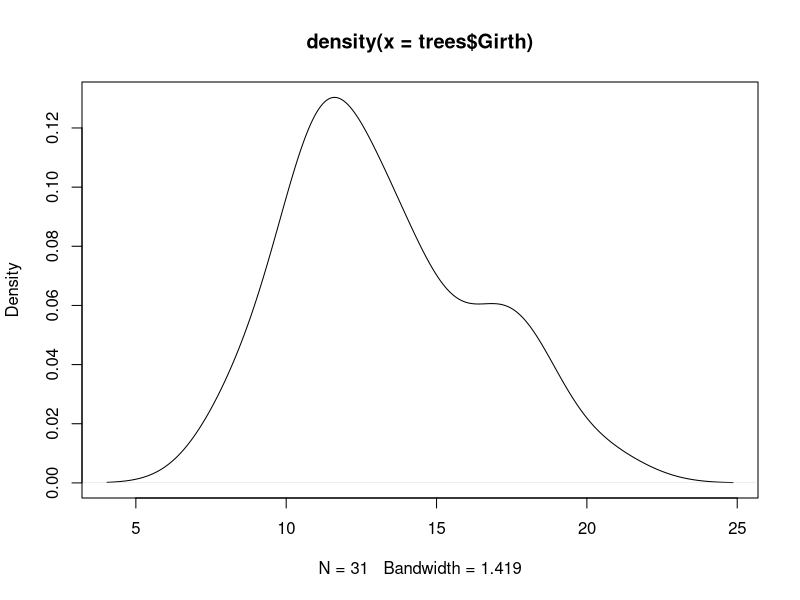
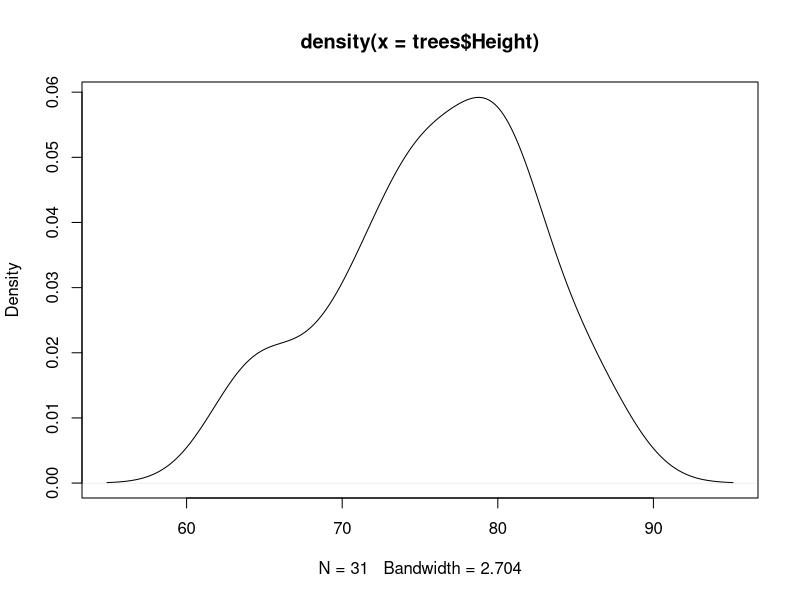
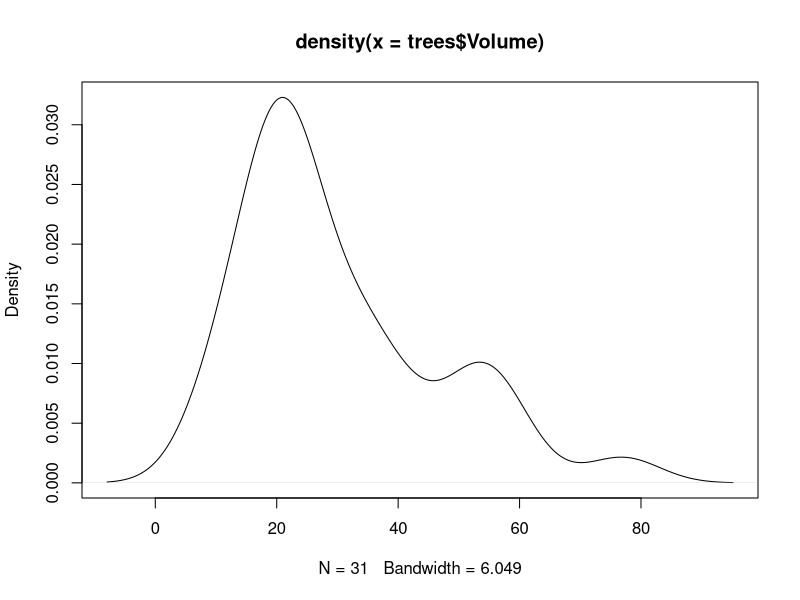

Source code (R) for these figures, in order:
## ---- chunk 1
knitr::opts_chunk$set(echo = TRUE)
## ---- chunk 2
summary(trees)
## ---- chunk 3
plot(density(trees$Girth)) # leicht rechtsschief (Median < Mean)
## ---- chunk 4
plot(density(trees$Height)) # annähernd normalverteilt (Median = Mean)
## ---- chunk 5
plot(density(trees$Volume)) #rechtsschief und mehrgipflig (Median < Mean)
